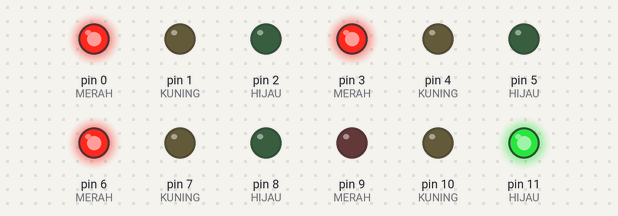
This sketch was run on a simulated Arduino Uno, built with avr-gcc and run on an emulated ATmega328P. On the bench: output pins drawn as LEDs (lit = HIGH).

Above: at 5.0 s.
At 11.0 s:
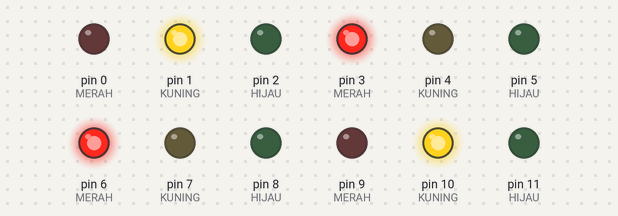
At 17.0 s:
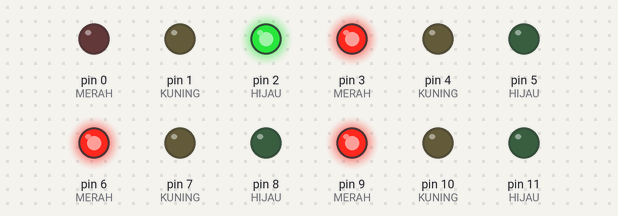
At 23.0 s:
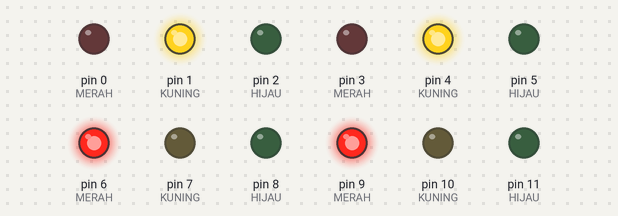
At 35.0 s:
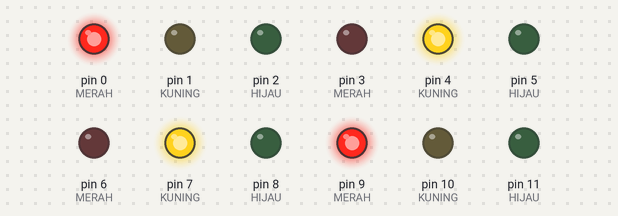
At 47.0 s:
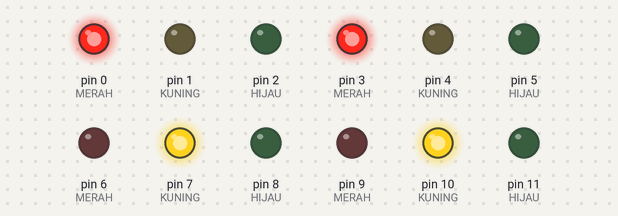
Timing chart, 0 to 55.2 s (numbered marks = the images above):
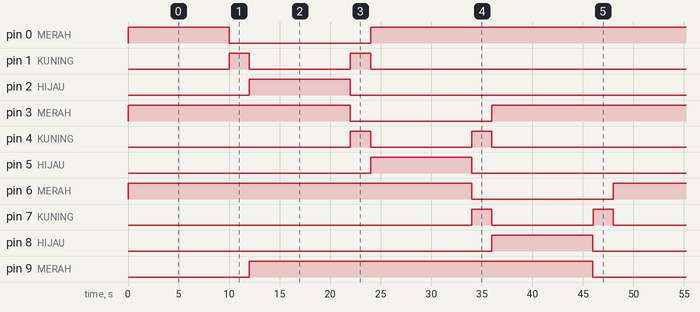

The sketch:

sketch.ino
```cpp
// Ya begitulah, aku membutuhkan
// 2 hari lembur untuk mengerjakan ini.
// Maklumin kalo aga panjang, ini kode
// original dari gw, bukan COPY PASTE...
// >> by: Aurell >> Github: ItsLiyd

void setup() {
  // Tempat naroh Pin
  pinMode(0, OUTPUT); // MERAH
  pinMode(1, OUTPUT); // KUNING
  pinMode(2, OUTPUT); // HIJAU
  pinMode(3, OUTPUT); // MERAH
  pinMode(4, OUTPUT); // KUNING
  pinMode(5, OUTPUT); // HIJAU
  pinMode(6, OUTPUT); // MERAH
  pinMode(7, OUTPUT); // KUNING
  pinMode(8, OUTPUT); // HIJAU
  pinMode(9, OUTPUT); // MERAH
  pinMode(10, OUTPUT); //KUNING
  pinMode(11, OUTPUT); //HIJAU

  // MERAH   : 0, 3, 6, 9
  // KUNING  : 1, 4, 7, 10
  // HIJAU   : 2, 5, 8, 11
}

void loop() {
// CODE UTAMA

  kanan();
  kuning_kanan();
  bawah();
  kuning_bawah();
  kiri();
  kuning_kiri();
  atas();
  kuning_atas();
}

void atas() {
// Lampu hijau dari arah ATAS
  digitalWrite(8, HIGH);
  digitalWrite(0, HIGH);
  digitalWrite(3, HIGH);
  digitalWrite(9, HIGH);
  delay(10000);
  digitalWrite(8, LOW);
  digitalWrite(0, LOW);
  digitalWrite(3, LOW);
  digitalWrite(9, LOW);
}

void bawah() {
// Lampu hijau dari arah BAWAH
  digitalWrite(2, HIGH);
  digitalWrite(3, HIGH);
  digitalWrite(6, HIGH);
  digitalWrite(9, HIGH);
  delay(10000);
  digitalWrite(2, LOW);
  digitalWrite(3, LOW);
  digitalWrite(6, LOW);
  digitalWrite(9, LOW);
}

void kiri() {
// Lampu hijau dari arah KIRI
  digitalWrite(0, HIGH);
  digitalWrite(5, HIGH);
  digitalWrite(6, HIGH);
  digitalWrite(9, HIGH);
  delay(10000);
  digitalWrite(0, LOW);
  digitalWrite(5, LOW);
  digitalWrite(6, LOW);
  digitalWrite(9, LOW);
}

void kanan() {
  // Lampu hijau dari arah KANAN
  digitalWrite(11, HIGH);
  digitalWrite(0, HIGH);
  digitalWrite(3, HIGH);
  digitalWrite(6, HIGH);
  delay(10000);
  digitalWrite(11, LOW);
  digitalWrite(0, LOW);
  digitalWrite(3, LOW);
  digitalWrite(6, LOW);
}

void kuning_kanan() {
  // Lampu kuning dari arah KANAN dan BAWAH
  digitalWrite(6, HIGH); //merah
  digitalWrite(3, HIGH); //merah
  digitalWrite(10, HIGH); // kuning
  digitalWrite(1, HIGH); // kuning
  delay(2000);
  digitalWrite(6, LOW);
  digitalWrite(3, LOW);
  digitalWrite(10, LOW);
  digitalWrite(1, LOW);
}

void kuning_bawah() {
  // Lampu kuning dari arah BAWAH dan KIRI
  digitalWrite(6, HIGH); //merah
  digitalWrite(9, HIGH); // merah
  digitalWrite(4, HIGH); // kuning
  digitalWrite(1, HIGH); // kuning
  delay(2000);
  digitalWrite(6, LOW);
  digitalWrite(9, LOW);
  digitalWrite(4, LOW);
  digitalWrite(1, LOW);
}

void kuning_kiri() {
  // Lampu kuning berasal dari arah KIRI dan ATAS
  digitalWrite(9, HIGH); // abang
  digitalWrite(0, HIGH); // merad
  digitalWrite(4, HIGH); // kuning
  digitalWrite(7, HIGH); // kuning
  delay(2000);
  digitalWrite(9, LOW);
  digitalWrite(0, LOW);
  digitalWrite(4, LOW);
  digitalWrite(7, LOW);
}

void kuning_atas() {
  // Lampu kuning berasal dari arah ATAS dan KANAN
  digitalWrite(3, HIGH); // abang
  digitalWrite(0, HIGH); // merah
  digitalWrite(10, HIGH); // kuning
  digitalWrite(7, HIGH); // kuning
  delay(2000);
  digitalWrite(3, LOW);
  digitalWrite(0, LOW);
  digitalWrite(10, LOW);
  digitalWrite(7, LOW);
}
```

Measured:
- by itself, pin 0 (MERAH), pin 3 (MERAH): repeats every 48.0 s: LOW 14.0 s, HIGH 34.0 s
- by itself, pin 1 (KUNING), pin 4 (KUNING): repeats every 48.0 s: LOW 10.0 s, HIGH 2.0 s, LOW 34.0 s, HIGH 2.0 s
- by itself, pin 2 (HIJAU), pin 5 (HIJAU), pin 8 (HIJAU), pin 11 (HIJAU): alternates HIGH for 10.0 s and LOW for 38.0 s
- by itself, pin 6 (MERAH), pin 9 (MERAH): alternates HIGH for 34.0 s and LOW for 14.0 s
- by itself, pin 7 (KUNING): LOW → HIGH at 34.0 s, → LOW 2.0 s later, → HIGH 10.0 s later, → LOW 2.0 s later, … (8 changes in this stretch)
- by itself, pin 10 (KUNING): repeats every 48.0 s: LOW 34.0 s, HIGH 2.0 s, LOW 10.0 s, HIGH 2.0 s
